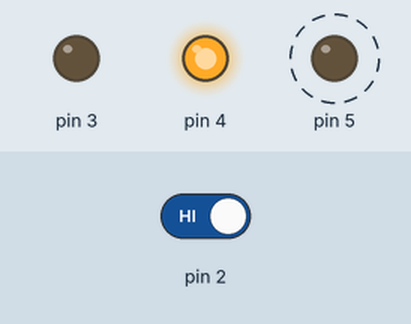
Simulated run of this sketch. Board: Arduino Uno, built with avr-gcc and run on an emulated ATmega328P. Parts: output pins drawn as LEDs (lit = HIGH). Dashed ring = blinking. Inputs (shaded band) come from the test bench; at power-on: pin 2 HIGH.

Above: at 6.8 s.
6.9 s: pin 2 driven LOW
At 7.7 s:
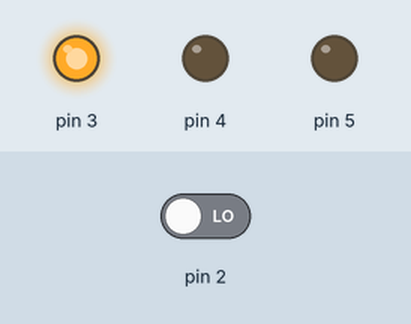
8.5 s: pin 2 driven HIGH
At 8.62 s:
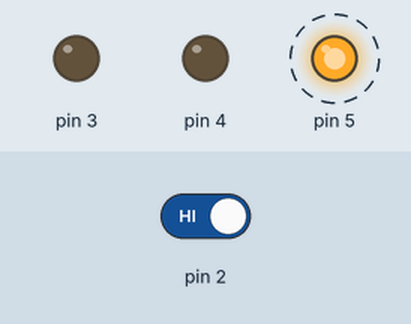
Timing chart, 0 to 17.8 s (numbered marks = the images above; inputs shaded):
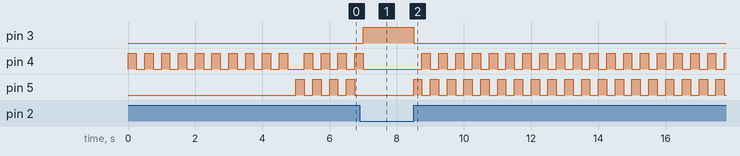

The sketch:

sketch_may05b.ino
```cpp
int switchState = 0;
int initLoop = 0;

void setup() {
  pinMode(3, OUTPUT);
  pinMode(4, OUTPUT);
  pinMode(5, OUTPUT);
  pinMode(2, INPUT);

}

void loop() {

  if(initLoop == 0 )
  {

    int i=0;
    for( i =0; i<10 ;i++)
    {
      digitalWrite(4,HIGH);
      delay(250);
      digitalWrite(4,LOW);
      delay(250);
    }
    initLoop = 1;
  }
  else
  {
    switchState = digitalRead(2);

    if(switchState == LOW)
    {
      digitalWrite(3,HIGH);
      digitalWrite(4,LOW);
      digitalWrite(5,LOW);
    }
    else
    {
      digitalWrite(3,LOW);
      digitalWrite(4,LOW);
      digitalWrite(5,HIGH);

      delay(250);

      digitalWrite(4,HIGH);
      digitalWrite(5,LOW);
      delay(250);
    }
  }


}
```

Measured:
- after the input at 6.9 s, pin 3: LOW → HIGH after 0.10 s; pin 4: goes on until 7.0 s, then stays LOW; pin 5: stops changing and stays LOW
- after the input at 8.5 s, pin 3: HIGH → LOW at once; pin 4: alternates HIGH for 0.25 s and LOW for 0.25 s, starting after 0.25 s; pin 5: alternates HIGH for 0.25 s and LOW for 0.25 s, starting at once
